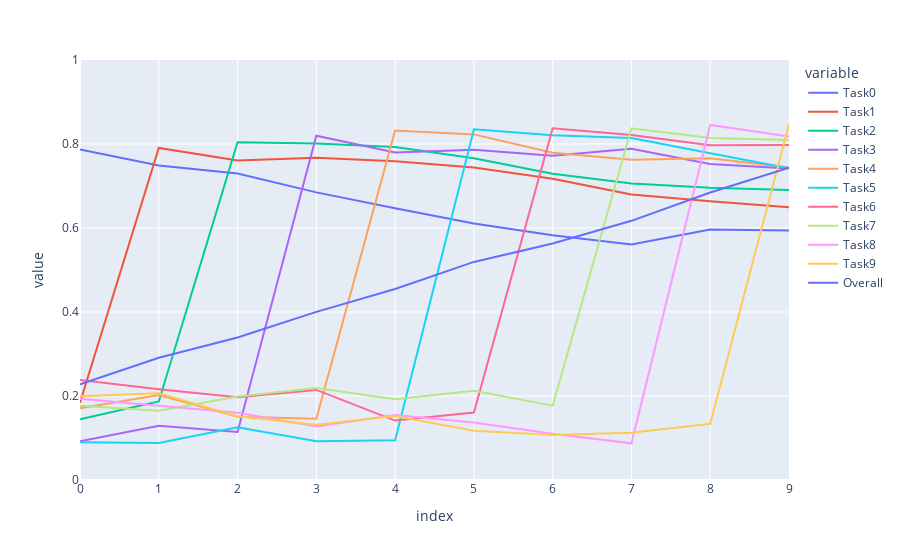

Notebook source saved alongside this figure:
### Code cell
fig = px.line(acc_df, x=acc_df.index, y=acc_df.columns, range_y=[0, 1])
fig.show()

### Figure 1 — Plotly figure (JSON) as saved in the notebook; plotly's stock layout.template omitted (floating-point values rounded to 4 significant figures)
{"data": [{"hovertemplate": "variable=Task0<br>index=%{x}<br>value=%{y}<extra></extra>", "legendgroup": "Task0", "line": {"color": "#636efa", "dash": "solid"}, "marker": {"symbol": "circle"}, "mode": "lines", "name": "Task0", "orientation": "v", "showlegend": true, "type": "scatter", "x": [0, 1, 2, 3, 4, 5, 6, 7, 8, 9], "xaxis": "x", "y": [0.7871, 0.7488, 0.7298, 0.6848, 0.647, 0.6106, 0.5827, 0.561, 0.5962, 0.594], "yaxis": "y"}, {"hovertemplate": "variable=Task1<br>index=%{x}<br>value=%{y}<extra></extra>", "legendgroup": "Task1", "line": {"color": "#EF553B", "dash": "solid"}, "marker": {"symbol": "circle"}, "mode": "lines", "name": "Task1", "orientation": "v", "showlegend": true, "type": "scatter", "x": [0, 1, 2, 3, 4, 5, 6, 7, 8, 9], "xaxis": "x", "y": [0.1841, 0.7907, 0.761, 0.7674, 0.7592, 0.7441, 0.7172, 0.6797, 0.6638, 0.6497], "yaxis": "y"}, {"hovertemplate": "variable=Task2<br>index=%{x}<br>value=%{y}<extra></extra>", "legendgroup": "Task2", "line": {"color": "#00cc96", "dash": "solid"}, "marker": {"symbol": "circle"}, "mode": "lines", "name": "Task2", "orientation": "v", "showlegend": true, "type": "scatter", "x": [0, 1, 2, 3, 4, 5, 6, 7, 8, 9], "xaxis": "x", "y": [0.1445, 0.1869, 0.8041, 0.8014, 0.7927, 0.7658, 0.729, 0.7061, 0.6961, 0.6907], "yaxis": "y"}, {"hovertemplate": "variable=Task3<br>index=%{x}<br>value=%{y}<extra></extra>", "legendgroup": "Task3", "line": {"color": "#ab63fa", "dash": "solid"}, "marker": {"symbol": "circle"}, "mode": "lines", "name": "Task3", "orientation": "v", "showlegend": true, "type": "scatter", "x": [0, 1, 2, 3, 4, 5, 6, 7, 8, 9], "xaxis": "x", "y": [0.0925, 0.1292, 0.1144, 0.8196, 0.7799, 0.7864, 0.7719, 0.7887, 0.7526, 0.7415], "yaxis": "y"}, {"hovertemplate": "variable=Task4<br>index=%{x}<br>value=%{y}<extra></extra>", "legendgroup": "Task4", "line": {"color": "#FFA15A", "dash": "solid"}, "marker": {"symbol": "circle"}, "mode": "lines", "name": "Task4", "orientation": "v", "showlegend": true, "type": "scatter", "x": [0, 1, 2, 3, 4, 5, 6, 7, 8, 9], "xaxis": "x", "y": [0.171, 0.2025, 0.1507, 0.1459, 0.8323, 0.8229, 0.7791, 0.7625, 0.7661, 0.7439], "yaxis": "y"}, {"hovertemplate": "variable=Task5<br>index=%{x}<br>value=%{y}<extra></extra>", "legendgroup": "Task5", "line": {"color": "#19d3f3", "dash": "solid"}, "marker": {"symbol": "circle"}, "mode": "lines", "name": "Task5", "orientation": "v", "showlegend": true, "type": "scatter", "x": [0, 1, 2, 3, 4, 5, 6, 7, 8, 9], "xaxis": "x", "y": [0.09, 0.088, 0.1255, 0.0922, 0.0946, 0.8351, 0.8211, 0.8142, 0.778, 0.742], "yaxis": "y"}, {"hovertemplate": "variable=Task6<br>index=%{x}<br>value=%{y}<extra></extra>", "legendgroup": "Task6", "line": {"color": "#FF6692", "dash": "solid"}, "marker": {"symbol": "circle"}, "mode": "lines", "name": "Task6", "orientation": "v", "showlegend": true, "type": "scatter", "x": [0, 1, 2, 3, 4, 5, 6, 7, 8, 9], "xaxis": "x", "y": [0.2379, 0.2162, 0.197, 0.2145, 0.1415, 0.1606, 0.8375, 0.8216, 0.7973, 0.7975], "yaxis": "y"}, {"hovertemplate": "variable=Task7<br>index=%{x}<br>value=%{y}<extra></extra>", "legendgroup": "Task7", "line": {"color": "#B6E880", "dash": "solid"}, "marker": {"symbol": "circle"}, "mode": "lines", "name": "Task7", "orientation": "v", "showlegend": true, "type": "scatter", "x": [0, 1, 2, 3, 4, 5, 6, 7, 8, 9], "xaxis": "x", "y": [0.1768, 0.1647, 0.199, 0.2188, 0.1922, 0.2126, 0.1769, 0.8372, 0.8142, 0.8093], "yaxis": "y"}, {"hovertemplate": "variable=Task8<br>index=%{x}<br>value=%{y}<extra></extra>", "legendgroup": "Task8", "line": {"color": "#FF97FF", "dash": "solid"}, "marker": {"symbol": "circle"}, "mode": "lines", "name": "Task8", "orientation": "v", "showlegend": true, "type": "scatter", "x": [0, 1, 2, 3, 4, 5, 6, 7, 8, 9], "xaxis": "x", "y": [0.1936, 0.1766, 0.1599, 0.1276, 0.1547, 0.1369, 0.1101, 0.0874, 0.8455, 0.8177], "yaxis": "y"}, {"hovertemplate": "variable=Task9<br>index=%{x}<br>value=%{y}<extra></extra>", "legendgroup": "Task9", "line": {"color": "#FECB52", "dash": "solid"}, "marker": {"symbol": "circle"}, "mode": "lines", "name": "Task9", "orientation": "v", "showlegend": true, "type": "scatter", "x": [0, 1, 2, 3, 4, 5, 6, 7, 8, 9], "xaxis": "x", "y": [0.1992, 0.2066, 0.1517, 0.1316, 0.1523, 0.1174, 0.1072, 0.1124, 0.1338, 0.847], "yaxis": "y"}, {"hovertemplate": "variable=Overall<br>index=%{x}<br>value=%{y}<extra></extra>", "legendgroup": "Overall", "line": {"color": "#636efa", "dash": "solid"}, "marker": {"symbol": "circle"}, "mode": "lines", "name": "Overall", "orientation": "v", "showlegend": true, "type": "scatter", "x": [0, 1, 2, 3, 4, 5, 6, 7, 8, 9], "xaxis": "x", "y": [0.2277, 0.291, 0.3393, 0.4004, 0.4546, 0.5192, 0.5633, 0.6171, 0.6844, 0.7433], "yaxis": "y"}], "layout": {"legend": {"title": {"text": "variable"}, "tracegroupgap": 0}, "margin": {"t": 60}, "xaxis": {"anchor": "y", "domain": [0, 1], "title": {"text": "index"}}, "yaxis": {"anchor": "x", "domain": [0, 1], "range": [0, 1], "title": {"text": "value"}}}}
